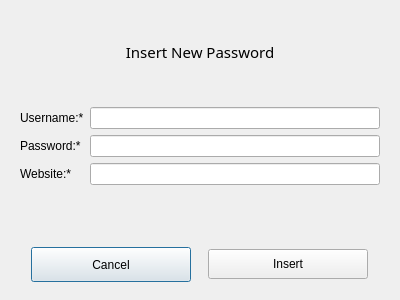
<?xml version="1.0" encoding="UTF-8"?>
<ui version="4.0">
 <class>ItemInsertionDialog</class>
 <widget class="QDialog" name="ItemInsertionDialog">
  <property name="geometry">
   <rect>
    <x>0</x>
    <y>0</y>
    <width>400</width>
    <height>300</height>
   </rect>
  </property>
  <property name="windowTitle">
   <string>Dialog</string>
  </property>
  <layout class="QVBoxLayout" name="verticalLayout">
   <property name="bottomMargin">
    <number>0</number>
   </property>
   <item>
    <widget class="QLabel" name="label_4">
     <property name="font">
      <font>
       <family>Segoe UI Black</family>
       <pointsize>11</pointsize>
      </font>
     </property>
     <property name="text">
      <string>Insert New Password</string>
     </property>
     <property name="alignment">
      <set>Qt::AlignCenter</set>
     </property>
    </widget>
   </item>
   <item>
    <widget class="QWidget" name="widget" native="true">
     <layout class="QGridLayout" name="gridLayout">
      <item row="1" column="1">
       <widget class="QLineEdit" name="passwordLineEdit"/>
      </item>
      <item row="2" column="0">
       <widget class="QLabel" name="label_3">
        <property name="font">
         <font>
          <pointsize>9</pointsize>
         </font>
        </property>
        <property name="text">
         <string>Website:*</string>
        </property>
       </widget>
      </item>
      <item row="2" column="1">
       <widget class="QLineEdit" name="websiteLineEdit"/>
      </item>
      <item row="0" column="0">
       <widget class="QLabel" name="label">
        <property name="font">
         <font>
          <pointsize>9</pointsize>
         </font>
        </property>
        <property name="text">
         <string>Username:*</string>
        </property>
       </widget>
      </item>
      <item row="1" column="0">
       <widget class="QLabel" name="label_2">
        <property name="font">
         <font>
          <pointsize>9</pointsize>
         </font>
        </property>
        <property name="text">
         <string>Password:*</string>
        </property>
       </widget>
      </item>
      <item row="0" column="1">
       <widget class="QLineEdit" name="usernameLineEdit"/>
      </item>
      <item row="3" column="0" colspan="2">
       <widget class="QLabel" name="resultLabel">
        <property name="text">
         <string/>
        </property>
       </widget>
      </item>
     </layout>
    </widget>
   </item>
   <item>
    <widget class="QWidget" name="widget_2" native="true">
     <layout class="QHBoxLayout" name="horizontalLayout">
      <property name="bottomMargin">
       <number>0</number>
      </property>
      <item>
       <widget class="QPushButton" name="cancelPushButton">
        <property name="minimumSize">
         <size>
          <width>0</width>
          <height>35</height>
         </size>
        </property>
        <property name="maximumSize">
         <size>
          <width>160</width>
          <height>16777215</height>
         </size>
        </property>
        <property name="text">
         <string>Cancel</string>
        </property>
       </widget>
      </item>
      <item>
       <widget class="QPushButton" name="inserPushButton">
        <property name="sizePolicy">
         <sizepolicy hsizetype="Minimum" vsizetype="Fixed">
          <horstretch>0</horstretch>
          <verstretch>0</verstretch>
         </sizepolicy>
        </property>
        <property name="minimumSize">
         <size>
          <width>160</width>
          <height>30</height>
         </size>
        </property>
        <property name="maximumSize">
         <size>
          <width>160</width>
          <height>16777215</height>
         </size>
        </property>
        <property name="text">
         <string>Insert</string>
        </property>
       </widget>
      </item>
     </layout>
    </widget>
   </item>
  </layout>
 </widget>
 <resources/>
 <connections/>
</ui>
